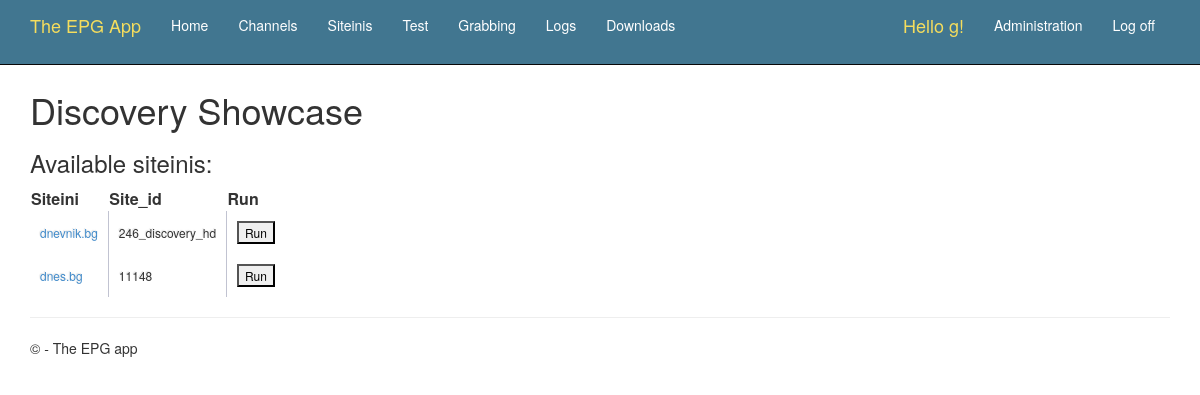
The app's page /channel/discovery-showcase/grab/ (signed in) with its own data.
### epgapp/models.py (models this page shows, shortened)
class Channel(models.Model):
  enabled     = models.BooleanField(default=True)
  name        = models.CharField('Name of channel', max_length=32)
  xmltv_id    = models.CharField('Channel id in XMLTV', max_length=32)
  slug        = models.SlugField('Slug', max_length=32, unique=True, help_text='Name in URL')
  update      = models.CharField('Update type',default="i", max_length=1, choices=UPDATE_TYPES, blank=True)
  siteinis    = models.ManyToManyField(Siteini, through='Grabbers')
  include     = models.CharField(blank=True, max_length=256)
  exclude     = models.CharField(blank=True, max_length=256)
  period      = models.CharField(blank=True, max_length=16)
  created     = models.DateTimeField(auto_now_add=True)
  modified    = models.DateTimeField(auto_now=True)
  category    = models.ManyToManyField(Category, default="", blank=True)
  def get_siteinis(self):
    return len(self.siteinis.all())
  get_siteinis.short_description = 'Total siteinis'
  def get_timeshifts(self):
    return len(Timeshifts.objects.filter(parent=self))
  get_timeshifts.short_description = 'Timeshifts'
  class Meta:
    ordering = ['-name']
    verbose_name_plural = '          Channels'

class Grabbers(models.Model):
  channel  = models.ForeignKey(Channel, on_delete=models.CASCADE)
  siteini  = models.ForeignKey(Siteini, on_delete=models.CASCADE)
  site_id  = models.CharField(blank=True, max_length=32)
  enabled  = models.BooleanField(default=True)
  order    = models.IntegerField(default=1)
  class Meta:
    verbose_name = "Siteini grabber"
    verbose_name_plural = "Grabbers"

class Siteini(models.Model):
  import uuid
  name     = models.CharField('Name of siteini file', max_length=32)
  slug     = models.SlugField('Slug', unique=False, default="", help_text='How it appears in URL')
  enabled  = models.BooleanField(default=True)
  content  = models.TextField()
  created  = models.DateTimeField(auto_now_add=True)
  modified = models.DateTimeField(auto_now=True)
  def get_absolute_url(self):
    return reverse('siteini-detail', args=[str(self.slug)])
  class Meta:
    ordering = ['name']
    verbose_name_plural = '       Siteinis'

### epgapp/views.py (the view)
# urls.py: url(r'^channel/(?P<slug>.+)/grab/$', epgapp.views.grab, name='grab'),
@login_required
def grab(request, slug):
  channel = Channel.objects.get(slug=slug)
  siteinis = Grabbers.objects.filter(channel=channel)
  return render(
    request,
    'epgapp/grab.html',
    {
      'channel': channel,
      'siteinis': siteinis
    }
  )

### epgapp/templates/epgapp/grab.html
{% extends "layout.html" %}
{% block content %}
<h1>{{channel.name}}</h1>
<h3>Available siteinis:</h3>
<table>
    <thead><tr><th>Siteini</th><th>Site_id</th><th>Run</th></tr></thead>
{% for siteini in siteinis %}
    <tr>
        <td><a href="{{ siteini.siteini.get_absolute_url }}">{{ siteini.siteini.name }}</a> </td>
        <td>{{siteini.site_id}}</td>
        <td><input class="startTest" type="submit" value="Run" /></td>
    </tr>
{% empty %}
    <tr><td>No channels yet.</td></tr>
{% endfor %}
</table>
{% endblock %}

### epgapp/templates/registration/loginpartial.html (shortened to what this page needs)
{% if user.is_authenticated %}
<form id="logoutForm" action="/logout" method="post" class="navbar-right">
    <ul class="nav navbar-nav navbar-right">
        <li><span class="navbar-brand">Hello {{ user.username }}!</span></li>
        <li><a href="{% url 'admin:index' %}">Administration</a></li>
        <li><a href="javascript:document.getElementById('logoutForm').submit()">Log off</a></li>
    </ul>
</form>
{% else %}
<ul class="nav navbar-nav navbar-right">
    <li><a href="{% url 'login' %}">Log in</a></li>
</ul>
{% endif %}

### epgapp/static/content/site.css (style rules this page uses)
body { padding-top: 50px; padding-bottom: 20px; }
input, select, textarea { max-width: 280px; }
tr:first-child { border-top: none; }
tr:last-child { border-bottom: none; }
tr:last-child td:first-child { border-bottom-left-radius: 3px; }
tr:last-child td:last-child { border-bottom-right-radius: 3px; }
td { background: #FFFFFF; padding: 10px; text-align: left; vertical-align: middle; font-weight: 300; font-size: 12px; text-shadow: -1px -1px 1px rgba(0, 0, 0, 0.1); border-right: 1px solid #C1C3D1; }
td:last-child { border-right: 0px; }

### records on screen
Channel: name "Discovery Showcase"
Grabbers: siteini.name "dnevnik.bg", site_id "246_discovery_hd"
Grabbers: siteini.name "dnes.bg", site_id "11148"

### other values on screen
{{ user.username }} "g"
